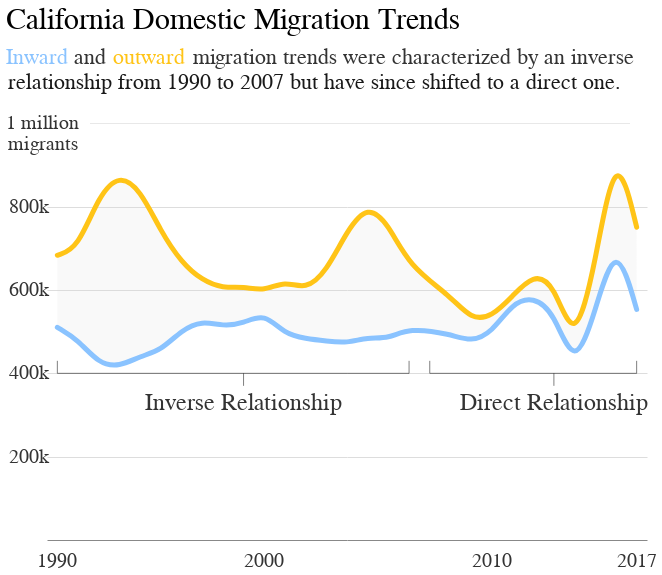

The notebook cell saved with this chart:
### Code cell
inmig = alt.Chart(comb, title='California Domestic Migration Trends'
                 ).mark_line(size=5, strokeCap='round', interpolate='basis', color='#8ac3ff'
                            ).encode(x=alt.X('Year:O', axis=alt.Axis(values=[1990,2000,2010,2017], labelOpacity=.8, labelFontSize=20)),
                                     y=alt.Y('In_Dom_Exemp', title='migration trends were characterized by an inverse',
                                             axis=alt.Axis(values=list(range(200000,1000000,200000)), 
                                                           titleFontSize=22, titleOpacity=.8, titleX=145, titleY=28.5, labelPadding=35, labelOpacity=0, labelFontSize=20)))
outmig = alt.Chart(comb).mark_line(size=5, strokeCap='round', interpolate='basis',color='#ffc417').encode(x='Year:O',y='Out_Dom_Exemp')
area = alt.Chart(comb).mark_area(interpolate='basis', color='lightgray', opacity=.15).encode(x='Year:O', y='In_Dom_Exemp', y2='Out_Dom_Exemp')

title_line2 = alt.Chart(pd.DataFrame({'x':[2002],'y':[1100000],'text':[' relationship from 1990 to 2007 but have since shifted to a direct one.']})).mark_text(dx=9, size=22, font='calibri', opacity=.9).encode(x='x:O',y='y',text='text')

pattern_text = alt.Chart(pd.DataFrame({'x':[1999,2013], 'y':[330000]*2, 
                               'text':['Inverse Relationship', 'Direct Relationship']})).mark_text(font='calibri', size=24, opacity=.8).encode(x='x:O',y='y',text='text')
line_df = pd.DataFrame({'x':[1999,1990,1990,2007,2013,2007.1,2007.1,2017], 
                        'x2':[1999,1990,2007,2007,2013,2007.1,2017,2017], 
                        'y':[400000,400000,400000,430000,400000,430000,400000,400000], 
                        'y2':[370000,430000,400000,400000,370000,400000,400000,430000]})

lines = alt.Chart(line_df).mark_rule(opacity=.5).encode(x='x:O',x2='x2',y='y',y2='y2')
y_line = line = alt.Chart(pd.DataFrame({'x':[2004],'y':[1000000],'text':['_'*90]})).mark_text(dx=13, dy=-4, opacity=.09, fontSize=11.5, fontWeight='bold').encode(x='x:O', y='y', text='text')
y_label_mil = alt.Chart(pd.DataFrame({'x':[1990],'y':[1000000],'text':['1 million']})).mark_text(font='calibri', size=20, opacity=.8, dx=-15).encode(x='x:O',y='y',text='text')
y_label_mig = alt.Chart(pd.DataFrame({'x':[1990],'y':[950000],'text':['migrants']})).mark_text(font='calibri', size=20, opacity=.8, dx=-14).encode(x='x:O',y='y',text='text')
y_labels = alt.Chart(pd.DataFrame({'x':[1990]*4,'y':list(range(200000,1000000,200000)),'text':[str(i) +'k' for i in range(200,1000,200)]})).mark_text(font='calibri', size=20, opacity=.8, dx=-28).encode(x='x:O',y='y',text='text')
#horizontal_dash = alt.Chart(pd.DataFrame({'x':[1990],'x2':[2007.1],'y':[565000]})).mark_rule(opacity=.5, strokeDash=[5,5]).encode(x='x:O',x2='x2',y='y')
#white_box1 = alt.Chart(pd.DataFrame({'x':[1990],'x2':[1996],'y':[1200000],'y2':[1150000]})).mark_rect(color='black').encode(x='x:O',y='y',y2='y2')
label_inward = alt.Chart(pd.DataFrame(pd.DataFrame({'x':[1990],'y':[1160000],'text':['Inward']}))).mark_text(color='#8ac3ff', size=22, font='calibri', dx=-20).encode(x='x:O',y='y',text='text')
label_and = alt.Chart(pd.DataFrame(pd.DataFrame({'x':[1991],'y':[1160000],'text':['and']}))).mark_text(size=22, font='calibri', dx=12, opacity=.8).encode(x='x:O',y='y',text='text')
label_outward = alt.Chart(pd.DataFrame(pd.DataFrame({'x':[1993],'y':[1160000],'text':['outward']}))).mark_text(color='#ffc417', size=22, font='calibri', dx=30).encode(x='x:O',y='y',text='text')

in_out = (area + outmig + inmig + title_line2 + pattern_text + lines + y_label_mil + y_label_mig + y_line + y_labels + label_inward + label_and + label_outward).properties(height=500)
in_out

### Figure 1 — Vega-Lite specification as saved in the notebook (floating-point values rounded to 4 significant figures)
{"width": 600, "height": 500, "background": "white", "config": {"title": {"fontWeight": "normal", "fontSize": 30, "anchor": "start", "font": "Calibri", "offset": 5}, "axisX": {"grid": false, "labelFont": "Calibri", "labelFontSize": 16, "labelAngle": 0, "labelPadding": 10, "ticks": false, "tickSize": 5, "title": null, "titleFont": "Calibri", "titleFontSize": 16, "titleFontWeight": "normal", "titleY": 30, "titleX": 280}, "axisY": {"grid": true, "gridOpacity": 1, "labelFont": "Calibri", "labelFontSize": 16, "labelLimit": 100, "labelAlign": "left", "labelPadding": 20, "ticks": false, "title": null, "titleFont": "Calibri", "titleFontWeight": "normal", "titleFontSize": 17, "titleAlign": "left", "titleAngle": 0, "titleY": -20, "titleX": -20, "domainWidth": 0}, "view": {"strokeOpacity": 0}}, "layer": [{"mark": {"type": "area", "color": "lightgray", "interpolate": "basis", "opacity": 0.15}, "encoding": {"x": {"type": "ordinal", "field": "Year"}, "y": {"type": "quantitative", "field": "In_Dom_Exemp"}, "y2": {"field": "Out_Dom_Exemp"}}}, {"mark": {"type": "line", "color": "#ffc417", "interpolate": "basis", "size": 5, "strokeCap": "round"}, "encoding": {"x": {"type": "ordinal", "field": "Year"}, "y": {"type": "quantitative", "field": "Out_Dom_Exemp"}}}, {"mark": {"type": "line", "color": "#8ac3ff", "interpolate": "basis", "size": 5, "strokeCap": "round"}, "encoding": {"x": {"type": "ordinal", "axis": {"labelFontSize": 20, "labelOpacity": 0.8, "values": [1990, 2000, 2010, 2017]}, "field": "Year"}, "y": {"type": "quantitative", "axis": {"labelFontSize": 20, "labelOpacity": 0, "labelPadding": 35, "titleFontSize": 22, "titleOpacity": 0.8, "titleX": 145, "titleY": 28.5, "values": [200000, 400000, 600000, 800000]}, "field": "In_Dom_Exemp", "title": "migration trends were characterized by an inverse"}}, "title": "California Domestic Migration Trends"}, {"data": {"name": "data-7766b6e61af589cf514fcdaa0e1c737e"}, "mark": {"type": "text", "dx": 9, "font": "calibri", "opacity": 0.9, "size": 22}, "encoding": {"text": {"type": "nominal", "field": "text"}, "x": {"type": "ordinal", "field": "x"}, "y": {"type": "quantitative", "field": "y"}}}, {"data": {"name": "data-d03bdf86b95b1953dd0fa3a8fccbb880"}, "mark": {"type": "text", "font": "calibri", "opacity": 0.8, "size": 24}, "encoding": {"text": {"type": "nominal", "field": "text"}, "x": {"type": "ordinal", "field": "x"}, "y": {"type": "quantitative", "field": "y"}}}, {"data": {"name": "data-e116a4b96ea99a9cab298a2a7999f277"}, "mark": {"type": "rule", "opacity": 0.5}, "encoding": {"x": {"type": "ordinal", "field": "x"}, "x2": {"field": "x2"}, "y": {"type": "quantitative", "field": "y"}, "y2": {"field": "y2"}}}, {"data": {"name": "data-f2655c0327252cd3dd2a84803f195e02"}, "mark": {"type": "text", "dx": -15, "font": "calibri", "opacity": 0.8, "size": 20}, "encoding": {"text": {"type": "nominal", "field": "text"}, "x": {"type": "ordinal", "field": "x"}, "y": {"type": "quantitative", "field": "y"}}}, {"data": {"name": "data-bb15910bf56711e82dc7d4c19068fa07"}, "mark": {"type": "text", "dx": -14, "font": "calibri", "opacity": 0.8, "size": 20}, "encoding": {"text": {"type": "nominal", "field": "text"}, "x": {"type": "ordinal", "field": "x"}, "y": {"type": "quantitative", "field": "y"}}}, {"data": {"name": "data-85b3bf7e1f42037a3bcabc5507b3a7a1"}, "mark": {"type": "text", "dx": 13, "dy": -4, "fontSize": 11.5, "fontWeight": "bold", "opacity": 0.09}, "encoding": {"text": {"type": "nominal", "field": "text"}, "x": {"type": "ordinal", "field": "x"}, "y": {"type": "quantitative", "field": "y"}}}, {"data": {"name": "data-18de21fe4d2523cc78f954d0b0c89bea"}, "mark": {"type": "text", "dx": -28, "font": "calibri", "opacity": 0.8, "size": 20}, "encoding": {"text": {"type": "nominal", "field": "text"}, "x": {"type": "ordinal", "field": "x"}, "y": {"type": "quantitative", "field": "y"}}}, {"data": {"name": "data-30ed47d657be459af8a90b985ad638cf"}, "mark": {"type": "text", "color": "#8ac3ff", "dx": -20, "font": "calibri", "size": 22}, "encoding": {"text": {"type": "nominal", "field": "text"}, "x": {"type": "ordinal", "field": "x"}, "y": {"type": "quantitative", "field": "y"}}}, {"data": {"name": "data-574dfa1d50654ab7d18fac0e7813f099"}, "mark": {"type": "text", "dx": 12, "font": "calibri", "opacity": 0.8, "size": 22}, "encoding": {"text": {"type": "nominal", "field": "text"}, "x": {"type": "ordinal", "field": "x"}, "y": {"type": "quantitative", "field": "y"}}}, {"data": {"name": "data-1fada8e2b97163d7920916608be23cda"}, "mark": {"type": "text", "color": "#ffc417", "dx": 30, "font": "calibri", "size": 22}, "encoding": {"text": {"type": "nominal", "field": "text"}, "x": {"type": "ordinal", "field": "x"}, "y": {"type": "quantitative", "field": "y"}}}], "data": {"name": "data-a4d8485472d8912f8f01dcf73fe3fab1"}, "$schema": "https://vega.github.io/schema/vega-lite/v4.0.0.json", "datasets": {"data-a4d8485472d8912f8f01dcf73fe3fab1": [{"Year": 1990, "Non_Mig": 23010999, "Inmig_Exemp": 575795, "In_Dom_Exemp": 510523, "Outmig_Exemp": 733500, "Out_Dom_Exemp": 683293, "Zero": 0, "Population": 29558000, "Net_Mig_Dom_Exemp": -172770, "Rel_Mig_Dom_Exemp": -0.0075, "Inmig_Exemp_pct_chg": null, "Outmig_Exemp_pct_chg": null}, {"Year": 1991, "Non_Mig": 23340798, "Inmig_Exemp": 555276, "In_Dom_Exemp": 480749, "Outmig_Exemp": 745198, "Out_Dom_Exemp": 700419, "Zero": 0, "Population": 30143555, "Net_Mig_Dom_Exemp": -219670, "Rel_Mig_Dom_Exemp": -0.0094, "Inmig_Exemp_pct_chg": 0.03564, "Outmig_Exemp_pct_chg": 0.01595}, {"Year": 1992, "Non_Mig": 23236233, "Inmig_Exemp": 492967, "In_Dom_Exemp": 423060, "Outmig_Exemp": 872565, "Out_Dom_Exemp": 826534, "Zero": 0, "Population": 30722998, "Net_Mig_Dom_Exemp": -403474, "Rel_Mig_Dom_Exemp": -0.0174, "Inmig_Exemp_pct_chg": 0.1122, "Outmig_Exemp_pct_chg": 0.1709}, {"Year": 1993, "Non_Mig": 22841596, "Inmig_Exemp": 469297, "In_Dom_Exemp": 415460, "Outmig_Exemp": 920270, "Out_Dom_Exemp": 877562, "Zero": 0, "Population": 31150786, "Net_Mig_Dom_Exemp": -462102, "Rel_Mig_Dom_Exemp": -0.0202, "Inmig_Exemp_pct_chg": 0.04802, "Outmig_Exemp_pct_chg": 0.05467}, {"Year": 1994, "Non_Mig": 22414007, "Inmig_Exemp": 494971, "In_Dom_Exemp": 441403, "Outmig_Exemp": 881558, "Out_Dom_Exemp": 841521, "Zero": 0, "Population": 31418940, "Net_Mig_Dom_Exemp": -400118, "Rel_Mig_Dom_Exemp": -0.0179, "Inmig_Exemp_pct_chg": 0.05471, "Outmig_Exemp_pct_chg": 0.04207}, {"Year": 1995, "Non_Mig": 22611353, "Inmig_Exemp": 502493, "In_Dom_Exemp": 454252, "Outmig_Exemp": 778525, "Out_Dom_Exemp": 740522, "Zero": 0, "Population": 31617770, "Net_Mig_Dom_Exemp": -286270, "Rel_Mig_Dom_Exemp": -0.0127, "Inmig_Exemp_pct_chg": 0.0152, "Outmig_Exemp_pct_chg": 0.1169}, {"Year": 1996, "Non_Mig": 22725592, "Inmig_Exemp": 554909, "In_Dom_Exemp": 503854, "Outmig_Exemp": 702779, "Out_Dom_Exemp": 665732, "Zero": 0, "Population": 31837399, "Net_Mig_Dom_Exemp": -161878, "Rel_Mig_Dom_Exemp": -0.0071, "Inmig_Exemp_pct_chg": 0.1043, "Outmig_Exemp_pct_chg": 0.09729}, {"Year": 1997, "Non_Mig": 23236858, "Inmig_Exemp": 575775, "In_Dom_Exemp": 526168, "Outmig_Exemp": 658276, "Out_Dom_Exemp": 623164, "Zero": 0, "Population": 32207869, "Net_Mig_Dom_Exemp": -96996, "Rel_Mig_Dom_Exemp": -0.0042, "Inmig_Exemp_pct_chg": 0.0376, "Outmig_Exemp_pct_chg": 0.06332}, {"Year": 1998, "Non_Mig": 24050991, "Inmig_Exemp": 563950, "In_Dom_Exemp": 513057, "Outmig_Exemp": 638682, "Out_Dom_Exemp": 603931, "Zero": 0, "Population": 32657877, "Net_Mig_Dom_Exemp": -90874, "Rel_Mig_Dom_Exemp": -0.0038, "Inmig_Exemp_pct_chg": 0.02054, "Outmig_Exemp_pct_chg": 0.02977}, {"Year": 1999, "Non_Mig": 24804140, "Inmig_Exemp": 569616, "In_Dom_Exemp": 519475, "Outmig_Exemp": 642844, "Out_Dom_Exemp": 608466, "Zero": 0, "Population": 33140771, "Net_Mig_Dom_Exemp": -88991, "Rel_Mig_Dom_Exemp": -0.0036, "Inmig_Exemp_pct_chg": 0.01005, "Outmig_Exemp_pct_chg": 0.006517}, {"Year": 2000, "Non_Mig": 25247901, "Inmig_Exemp": 597959, "In_Dom_Exemp": 545166, "Outmig_Exemp": 630167, "Out_Dom_Exemp": 596651, "Zero": 0, "Population": 33721583, "Net_Mig_Dom_Exemp": -51485, "Rel_Mig_Dom_Exemp": -0.002, "Inmig_Exemp_pct_chg": 0.04976, "Outmig_Exemp_pct_chg": 0.01972}, {"Year": 2001, "Non_Mig": 25671321, "Inmig_Exemp": 544126, "In_Dom_Exemp": 493798, "Outmig_Exemp": 659870, "Out_Dom_Exemp": 622808, "Zero": 0, "Population": 34256789, "Net_Mig_Dom_Exemp": -129010, "Rel_Mig_Dom_Exemp": -0.005, "Inmig_Exemp_pct_chg": 0.09003, "Outmig_Exemp_pct_chg": 0.04714}, {"Year": 2002, "Non_Mig": 26122706, "Inmig_Exemp": 532504, "In_Dom_Exemp": 483346, "Outmig_Exemp": 638459, "Out_Dom_Exemp": 600171, "Zero": 0, "Population": 34725516, "Net_Mig_Dom_Exemp": -116825, "Rel_Mig_Dom_Exemp": -0.0045, "Inmig_Exemp_pct_chg": 0.02136, "Outmig_Exemp_pct_chg": 0.03245}, {"Year": 2003, "Non_Mig": 26305015, "Inmig_Exemp": 528463, "In_Dom_Exemp": 477282, "Outmig_Exemp": 678903, "Out_Dom_Exemp": 644064, "Zero": 0, "Population": 35163609, "Net_Mig_Dom_Exemp": -166782, "Rel_Mig_Dom_Exemp": -0.0063, "Inmig_Exemp_pct_chg": 0.007589, "Outmig_Exemp_pct_chg": 0.06335}, {"Year": 2004, "Non_Mig": 26476088, "Inmig_Exemp": 523047, "In_Dom_Exemp": 472255, "Outmig_Exemp": 777522, "Out_Dom_Exemp": 742502, "Zero": 0, "Population": 35570847, "Net_Mig_Dom_Exemp": -270247, "Rel_Mig_Dom_Exemp": -0.0102, "Inmig_Exemp_pct_chg": 0.01025, "Outmig_Exemp_pct_chg": 0.1453}, {"Year": 2005, "Non_Mig": 26507063, "Inmig_Exemp": 536288, "In_Dom_Exemp": 486725, "Outmig_Exemp": 836039, "Out_Dom_Exemp": 804243, "Zero": 0, "Population": 35869173, "Net_Mig_Dom_Exemp": -317518, "Rel_Mig_Dom_Exemp": -0.012, "Inmig_Exemp_pct_chg": 0.02532, "Outmig_Exemp_pct_chg": 0.07526}, {"Year": 2006, "Non_Mig": 26759630, "Inmig_Exemp": 531858, "In_Dom_Exemp": 482501, "Outmig_Exemp": 790041, "Out_Dom_Exemp": 759202, "Zero": 0, "Population": 36116202, "Net_Mig_Dom_Exemp": -276701, "Rel_Mig_Dom_Exemp": -0.0103, "Inmig_Exemp_pct_chg": 0.00826, "Outmig_Exemp_pct_chg": 0.05502}, {"Year": 2007, "Non_Mig": 27732366, "Inmig_Exemp": 559826, "In_Dom_Exemp": 509583, "Outmig_Exemp": 686510, "Out_Dom_Exemp": 657174, "Zero": 0, "Population": 36399676, "Net_Mig_Dom_Exemp": -147591, "Rel_Mig_Dom_Exemp": -0.0053, "Inmig_Exemp_pct_chg": 0.05259, "Outmig_Exemp_pct_chg": 0.131}, {"Year": 2008, "Non_Mig": 28410195, "Inmig_Exemp": 540578, "In_Dom_Exemp": 494408, "Outmig_Exemp": 615793, "Out_Dom_Exemp": 586221, "Zero": 0, "Population": 36704375, "Net_Mig_Dom_Exemp": -91813, "Rel_Mig_Dom_Exemp": -0.0032, "Inmig_Exemp_pct_chg": 0.03438, "Outmig_Exemp_pct_chg": 0.103}, {"Year": 2009, "Non_Mig": 28448182, "Inmig_Exemp": 499411, "In_Dom_Exemp": 475287, "Outmig_Exemp": 558846, "Out_Dom_Exemp": 528720, "Zero": 0, "Population": 36966713, "Net_Mig_Dom_Exemp": -53433, "Rel_Mig_Dom_Exemp": -0.0019, "Inmig_Exemp_pct_chg": 0.07615, "Outmig_Exemp_pct_chg": 0.09248}, {"Year": 2010, "Non_Mig": 28690412, "Inmig_Exemp": 521730, "In_Dom_Exemp": 497837, "Outmig_Exemp": 566157, "Out_Dom_Exemp": 535709, "Zero": 0, "Population": 37223900, "Net_Mig_Dom_Exemp": -37872, "Rel_Mig_Dom_Exemp": -0.0013, "Inmig_Exemp_pct_chg": 0.04469, "Outmig_Exemp_pct_chg": 0.01308}, {"Year": 2011, "Non_Mig": 30080010, "Inmig_Exemp": 595147, "In_Dom_Exemp": 568923, "Outmig_Exemp": 620020, "Out_Dom_Exemp": 585539, "Zero": 0, "Population": 37594781, "Net_Mig_Dom_Exemp": -16616, "Rel_Mig_Dom_Exemp": -0.0006, "Inmig_Exemp_pct_chg": 0.1407, "Outmig_Exemp_pct_chg": 0.09514}, {"Year": 2012, "Non_Mig": 30139423, "Inmig_Exemp": 611235, "In_Dom_Exemp": 583785, "Outmig_Exemp": 671025, "Out_Dom_Exemp": 637477, "Zero": 0, "Population": 37971427, "Net_Mig_Dom_Exemp": -53692, "Rel_Mig_Dom_Exemp": -0.0018, "Inmig_Exemp_pct_chg": 0.02703, "Outmig_Exemp_pct_chg": 0.08226}, {"Year": 2013, "Non_Mig": 30251074, "Inmig_Exemp": 574638, "In_Dom_Exemp": 547767, "Outmig_Exemp": 649519, "Out_Dom_Exemp": 618181, "Zero": 0, "Population": 38321459, "Net_Mig_Dom_Exemp": -70414, "Rel_Mig_Dom_Exemp": -0.0023, "Inmig_Exemp_pct_chg": 0.05987, "Outmig_Exemp_pct_chg": 0.03205}, {"Year": 2014, "Non_Mig": 30666470, "Inmig_Exemp": 433536, "In_Dom_Exemp": 406389, "Outmig_Exemp": 489155, "Out_Dom_Exemp": 460399, "Zero": 0, "Population": 38622301, "Net_Mig_Dom_Exemp": -54010, "Rel_Mig_Dom_Exemp": -0.0018, "Inmig_Exemp_pct_chg": 0.2455, "Outmig_Exemp_pct_chg": 0.2469}, {"Year": 2015, "Non_Mig": 30665600, "Inmig_Exemp": 576351, "In_Dom_Exemp": 549303, "Outmig_Exemp": 694320, "Out_Dom_Exemp": 661996, "Zero": 0, "Population": 38952462, "Net_Mig_Dom_Exemp": -112693, "Rel_Mig_Dom_Exemp": -0.0037, "Inmig_Exemp_pct_chg": 0.3294, "Outmig_Exemp_pct_chg": 0.4194}, {"Year": 2016, "Non_Mig": 30323418, "Inmig_Exemp": 738692, "In_Dom_Exemp": 724426, "Outmig_Exemp": 970679, "Out_Dom_Exemp": 954708, "Zero": 0, "Population": 39214803, "Net_Mig_Dom_Exemp": -230282, "Rel_Mig_Dom_Exemp": -0.0076, "Inmig_Exemp_pct_chg": 0.2817, "Outmig_Exemp_pct_chg": 0.398}, {"Year": 2017, "Non_Mig": 30682756, "Inmig_Exemp": 568011, "In_Dom_Exemp": 553447, "Outmig_Exemp": 763116, "Out_Dom_Exemp": 750691, "Zero": 0, "Population": 39504609, "Net_Mig_Dom_Exemp": -197244, "Rel_Mig_Dom_Exemp": -0.0064, "Inmig_Exemp_pct_chg": 0.2311, "Outmig_Exemp_pct_chg": 0.2138}], "data-7766b6e61af589cf514fcdaa0e1c737e": [{"x": 2002, "y": 1100000, "text": " relationship from 1990 to 2007 but have since shifted to a direct one."}], "data-d03bdf86b95b1953dd0fa3a8fccbb880": [{"x": 1999, "y": 330000, "text": "Inverse Relationship"}, {"x": 2013, "y": 330000, "text": "Direct Relationship"}], "data-e116a4b96ea99a9cab298a2a7999f277": [{"x": 1999.0, "x2": 1999.0, "y": 400000, "y2": 370000}, {"x": 1990.0, "x2": 1990.0, "y": 400000, "y2": 430000}, {"x": 1990.0, "x2": 2007.0, "y": 400000, "y2": 400000}, {"x": 2007.0, "x2": 2007.0, "y": 430000, "y2": 400000}, {"x": 2013.0, "x2": 2013.0, "y": 400000, "y2": 370000}, {"x": 2007.0, "x2": 2007.0, "y": 430000, "y2": 400000}, {"x": 2007.0, "x2": 2017.0, "y": 400000, "y2": 400000}, {"x": 2017.0, "x2": 2017.0, "y": 400000, "y2": 430000}], "data-f2655c0327252cd3dd2a84803f195e02": [{"x": 1990, "y": 1000000, "text": "1 million"}], "data-bb15910bf56711e82dc7d4c19068fa07": [{"x": 1990, "y": 950000, "text": "migrants"}], "data-85b3bf7e1f42037a3bcabc5507b3a7a1": [{"x": 2004, "y": 1000000, "text": "__________________________________________________________________________________________"}], "data-18de21fe4d2523cc78f954d0b0c89bea": [{"x": 1990, "y": 200000, "text": "200k"}, {"x": 1990, "y": 400000, "text": "400k"}, {"x": 1990, "y": 600000, "text": "600k"}, {"x": 1990, "y": 800000, "text": "800k"}], "data-30ed47d657be459af8a90b985ad638cf": [{"x": 1990, "y": 1160000, "text": "Inward"}], "data-574dfa1d50654ab7d18fac0e7813f099": [{"x": 1991, "y": 1160000, "text": "and"}], "data-1fada8e2b97163d7920916608be23cda": [{"x": 1993, "y": 1160000, "text": "outward"}]}}
